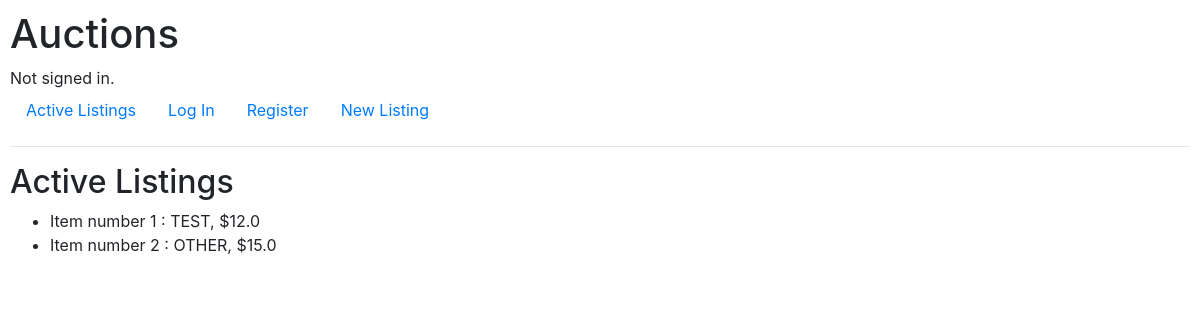
Page /listings on the earlier database version.
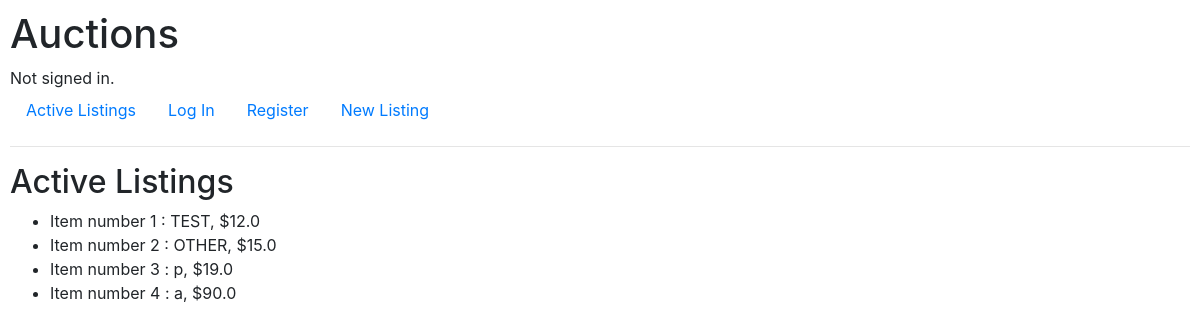
Same page on the later database version.
### auctions/models.py (models this page shows, shortened)
class Auction_Listing(models.Model):
    title = models.CharField(max_length=240)
    price = models.FloatField()
    user = models.ForeignKey(User, related_name="auction_user", on_delete=models.CASCADE)
    category = models.CharField(max_length=300, choices=CATEGORY_OPTIONS, default="other")
    description = models.TextField(max_length=1000)
    picture = models.CharField(max_length=300) #TODO
    date = models.DateTimeField(auto_now=True)

### auctions/views.py (the view)
# urls.py: path("listings", views.listings, name = "listings"),
def listings(request):
    return render(request, "auctions/listings.html", {
        "listings": Auction_Listing.objects.all()
    })

### auctions/templates/auctions/listings.html
{% extends "auctions/layout.html" %}
{% block body %}
    <h2>Active Listings</h2>
        <ul>
            {% for listing in listings %}
                <li>Item number {{ listing.id }} : {{ listing.title }}, ${{ listing.price }}</li>
            {% endfor %}
        </ul>
{% endblock %}

### auctions/templates/auctions/layout.html (shortened to what this page needs)
{% load static %}
<!DOCTYPE html>
<html lang="en">
    <head>
        <link rel="stylesheet" href="https://stackpath.bootstrapcdn.com/bootstrap/4.4.1/css/bootstrap.min.css">
        <link href="{% static 'auctions/styles.css' %}" rel="stylesheet">
    </head>
    <body>
        <h1>Auctions</h1>
        <div>
            {% if user.is_authenticated %}
                Signed in as <strong>{{ user.username }}</strong>.
            {% else %}
                Not signed in.
            {% endif %}
        </div>
        <ul class="nav">
            <li class="nav-item">
                <a class="nav-link" href="{% url 'listings' %}">Active Listings</a>
            </li>
            {% if user.is_authenticated %}
                <li class="nav-item">
                    <a class="nav-link" href="{% url 'logout' %}">Log Out</a>
                </li>
            {% else %}
                <li class="nav-item">
                    <a class="nav-link" href="{% url 'login' %}">Log In</a>
                </li>
                <li class="nav-item">
                    <a class="nav-link" href="{% url 'register' %}">Register</a>
                </li>
            {% endif %}
            <li class="nav-item">
                <a class="nav-link" href="{% url 'new_listing' %}">New Listing</a>
            </li>
        </ul>
        <hr>
        {% block body %}
        {% endblock %}
    </body>
</html>

### auctions/static/auctions/styles.css (style rules this page uses)
body { padding: 10px; }

Differences in the rows shown:
added Auction_Listing: id "3", title "p", price "19.0"
added Auction_Listing: id "4", title "a", price "90.0"
